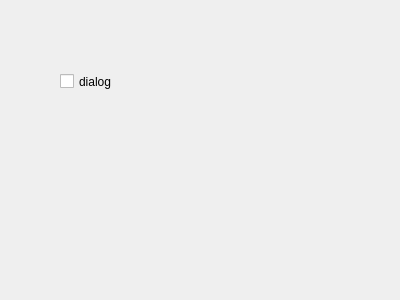
<?xml version="1.0" encoding="UTF-8"?>
<ui version="4.0">
 <class>class_dialog</class>
 <widget class="QDialog" name="class_dialog">
  <property name="geometry">
   <rect>
    <x>0</x>
    <y>0</y>
    <width>400</width>
    <height>300</height>
   </rect>
  </property>
  <property name="windowTitle">
   <string>Dialog</string>
  </property>
  <widget class="QCheckBox" name="checkBox">
   <property name="geometry">
    <rect>
     <x>60</x>
     <y>70</y>
     <width>92</width>
     <height>23</height>
    </rect>
   </property>
   <property name="text">
    <string>dialog</string>
   </property>
  </widget>
 </widget>
 <resources/>
 <connections/>
</ui>
